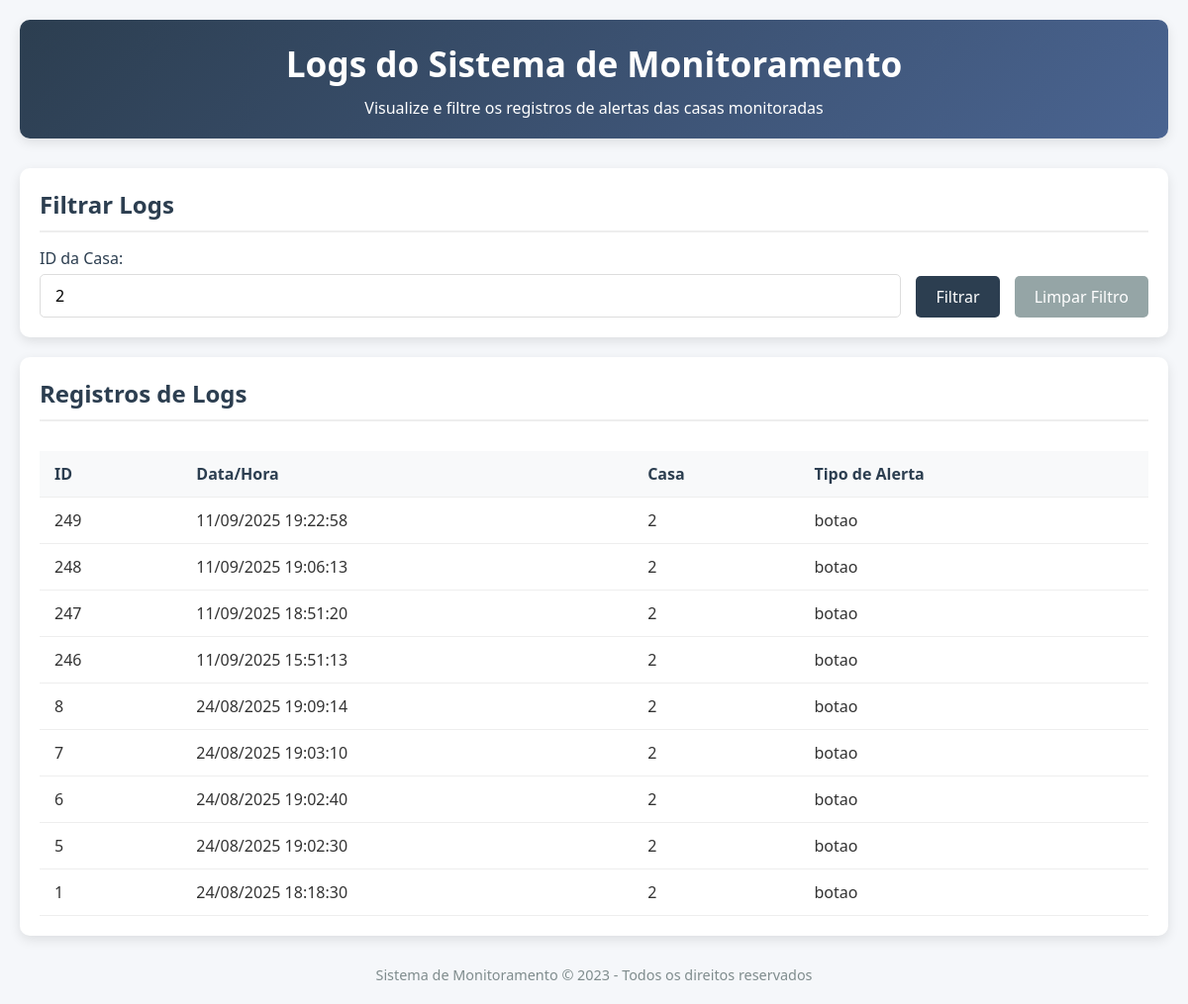
Screenshot of /logs?casa_id=2 with the database file from the repository.
### tables this page shows
CREATE TABLE sensor_logs (
            id INTEGER PRIMARY KEY AUTOINCREMENT,
            casa_id TEXT NOT NULL,
            tipo_alerta TEXT NOT NULL,
            data_hora DATETIME DEFAULT CURRENT_TIMESTAMP
        );

### server.py (the view)
@app.route('/logs', methods=['GET'])
def obter_logs():
    casa_id = request.args.get('casa_id')
    if casa_id:
        logs = sensor_controller.obter_logs_por_casa(casa_id)
    else:
        logs = sensor_controller.obter_todos_logs()
    logs_formatados = []
    for log in logs:
        log_dict = log.to_dict()
        if hasattr(log.data_hora, 'strftime'):
            log_dict['data_hora_formatada'] = log.data_hora.strftime('%d/%m/%Y %H:%M:%S')
        else:
            try:
                from datetime import datetime
                dt = datetime.fromisoformat(str(log.data_hora).replace('Z', '+00:00'))
                log_dict['data_hora_formatada'] = dt.strftime('%d/%m/%Y %H:%M:%S')
            except (ValueError, AttributeError):
                log_dict['data_hora_formatada'] = str(log.data_hora)
        logs_formatados.append(log_dict)
    return render_template('logs.html', logs=logs_formatados, casa_id=casa_id)

### controllers/sensor_controller.py (called while the page is built)
    def obter_logs_por_casa(self, casa_id):
        logs_data = self.db_handler.get_logs_by_casa(casa_id)
        logs = []
        for log_data in logs_data:
            logs.append(SensorLog(
                id=log_data[0],
                casa_id=log_data[1],
                tipo_alerta=log_data[2],
                data_hora=log_data[3]
            ))
        return logs

### database/dao.py (called while the page is built)
    def get_connection(self):
        return sqlite3.connect(self.db_name)

    def get_logs_by_casa(self, casa_id):
        select_query = '''
        SELECT id, casa_id, tipo_alerta, data_hora
        FROM sensor_logs
        WHERE casa_id = ?
        ORDER BY data_hora DESC
        '''
        with self.get_connection() as conn:
            cursor = conn.cursor()
            cursor.execute(select_query, (casa_id,))
            return cursor.fetchall()

### models/sensor_log.py (called while the page is built)
    def to_dict(self):
        return {
            'id': self.id,
            'casa_id': self.casa_id,
            'tipo_alerta': self.tipo_alerta,
            'data_hora': self.data_hora.isoformat() if isinstance(self.data_hora, datetime) else self.data_hora
        }

### templates/logs.html (shortened to what this page needs)
<!DOCTYPE html>
<html lang="pt-BR">
<head>
    <link rel="stylesheet" href="../static/css/logs.css">
</head>
<body>
    <div class="container">
        <header>
            <h1>Logs do Sistema de Monitoramento</h1>
            <p>Visualize e filtre os registros de alertas das casas monitoradas</p>
        </header>
        <section class="filter-section">
            <h2>Filtrar Logs</h2>
            <form class="filter-form" action="/logs" method="GET">
                <div class="form-group">
                    <label for="casa_id">ID da Casa:</label>
                    <input type="text" id="casa_id" name="casa_id" placeholder="Digite o ID da casa"
                           value="{{ casa_id if casa_id }}">
                </div>
                <button type="submit">Filtrar</button>
                <a href="/logs"><button type="button">Limpar Filtro</button></a>
            </form>
        </section>
        <section class="logs-section">
            <h2>Registros de Logs</h2>
            <div class="table-container">
                {% if logs %}
                <table class="logs-table">
                    <thead>
                        <tr>
                            <th>ID</th>
                            <th>Data/Hora</th>
                            <th>Casa</th>
                            <th>Tipo de Alerta</th>
                        </tr>
                    </thead>
                    <tbody>
                        {% for log in logs %}
                        <tr>
                            <td>{{ log.id }}</td>
                            <td>{{ log.data_hora_formatada }}</td>
                            <td>{{ log.casa_id }}</td>
                            <td>{{ log.tipo_alerta }}</td>
                        </tr>
                        {% endfor %}
                    </tbody>
                </table>
                {% else %}
                <div class="no-logs">Nenhum log encontrado.</div>
                {% endif %}
            </div>
        </section>
        <footer>
            <p>Sistema de Monitoramento &copy; 2023 - Todos os direitos reservados</p>
        </footer>
    </div>
</body>
</html>

### static/css/logs.css (style rules this page uses)
* { margin: 0; padding: 0; box-sizing: border-box; font-family: 'Segoe UI', Tahoma, Geneva, Verdana, sans-serif; }
body { background-color: #f5f7fa; padding: 20px; color: #333; }
.container { max-width: 1200px; margin: 0 auto; }
header { text-align: center; margin-bottom: 30px; padding: 20px; background: linear-gradient(135deg, #2c3e50, #4a6491); color: white; border-radius: 10px; box-shadow: 0 4px 12px rgba(0, 0, 0, 0.1); }
h1 { font-size: 2.2rem; margin-bottom: 10px; }
h2 { color: #2c3e50; margin-bottom: 15px; border-bottom: 2px solid #eee; padding-bottom: 10px; }
.filter-section { background-color: white; border-radius: 10px; padding: 20px; margin-bottom: 20px; box-shadow: 0 4px 12px rgba(0, 0, 0, 0.1); }
.filter-form { display: flex; gap: 15px; align-items: flex-end; flex-wrap: wrap; }
.form-group { display: flex; flex-direction: column; flex-grow: 1; }
label { margin-bottom: 5px; font-weight: 500; color: #2c3e50; }
input[type="text"] { padding: 10px 15px; border: 1px solid #ddd; border-radius: 5px; font-size: 1rem; transition: border-color 0.3s; }
button { padding: 10px 20px; background-color: #2c3e50; color: white; border: none; border-radius: 5px; cursor: pointer; font-size: 1rem; transition: background-color 0.3s; }
a button { background-color: #95a5a6; text-decoration: none; display: inline-block; }
.logs-section { background-color: white; border-radius: 10px; padding: 20px; box-shadow: 0 4px 12px rgba(0, 0, 0, 0.1); }
.table-container { overflow-x: auto; }
.logs-table { width: 100%; border-collapse: collapse; margin-top: 15px; }
.logs-table th, .logs-table td { padding: 12px 15px; text-align: left; border-bottom: 1px solid #eee; }
.logs-table th { background-color: #f8f9fa; font-weight: 600; color: #2c3e50; position: sticky; top: 0; }
footer { text-align: center; margin-top: 30px; color: #7f8c8d; font-size: 0.9rem; }

### rows the page displays
sensor_logs: id "249", data_hora_formatada "11/09/2025 19:22:58", casa_id "2", tipo_alerta "botao"
sensor_logs: id "248", data_hora_formatada "11/09/2025 19:06:13", casa_id "2", tipo_alerta "botao"
sensor_logs: id "247", data_hora_formatada "11/09/2025 18:51:20", casa_id "2", tipo_alerta "botao"
sensor_logs: id "246", data_hora_formatada "11/09/2025 15:51:13", casa_id "2", tipo_alerta "botao"
sensor_logs: id "8", data_hora_formatada "24/08/2025 19:09:14", casa_id "2", tipo_alerta "botao"
sensor_logs: id "7", data_hora_formatada "24/08/2025 19:03:10", casa_id "2", tipo_alerta "botao"
sensor_logs: id "6", data_hora_formatada "24/08/2025 19:02:40", casa_id "2", tipo_alerta "botao"
sensor_logs: id "5", data_hora_formatada "24/08/2025 19:02:30", casa_id "2", tipo_alerta "botao"
sensor_logs: id "1", data_hora_formatada "24/08/2025 18:18:30", casa_id "2", tipo_alerta "botao"
